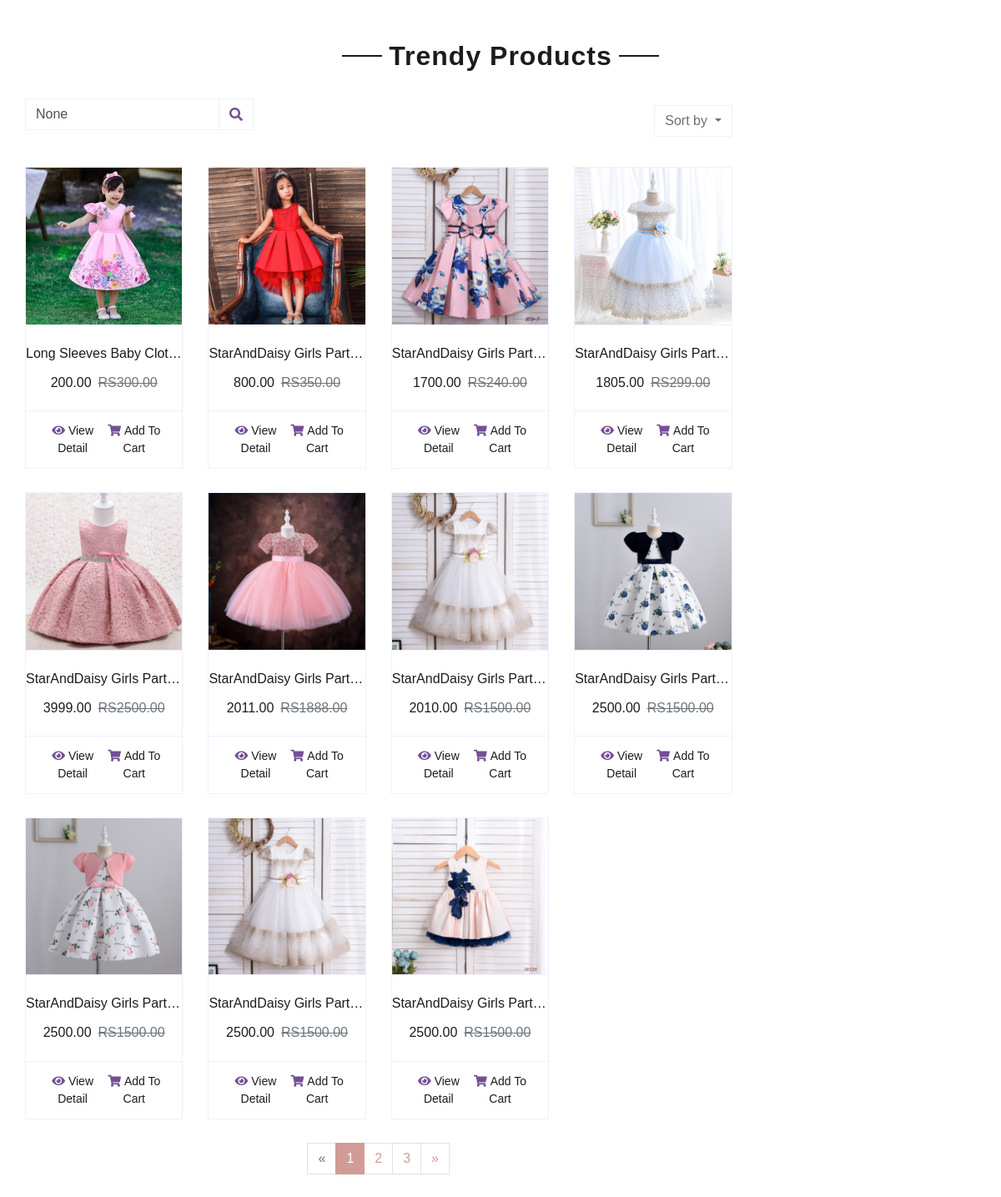
Screenshot of /produtcview/baby/ with the database file from the repository.
### products/models.py (models this page shows, shortened)
class Product(models.Model):
    CATEGORY_CHOICES = [
        ('women', 'Women\'s Wear'),
        ('men', 'Men\'s Wear'),
        ('baby', 'Baby Wear'),
    ]
    name = models.CharField(max_length=255)
    price = models.DecimalField(max_digits=10, decimal_places=2)
    discount_price = models.DecimalField(max_digits=10, decimal_places=2, blank=True, null=True)
    image = models.ImageField(upload_to='products/')
    description = models.TextField(blank=True, null=True)
    category = models.CharField(max_length=50, choices=CATEGORY_CHOICES, null=True, blank=True)
    created_at = models.DateTimeField( default=timezone.now)

### products/views.py (the view)
def productviews(request,category,):
    products = Product.objects.all()
    query = request.GET.get('q')
    if category:
        products = Product.objects.filter(category=category)
    else:
        products = Product.objects.all()  # Display all products if no category selected
    if query:
        products = products.filter(name__icontains='query')
    price_range = request.GET.getlist('price_range')
    if price_range:
        pass
    context = {
        'products': products,
        'query': query
    }
    return render(request,'productview.html', context)

### templates/productview.html (shortened to what this page needs)
{% load static %}
<link href="https://cdnjs.cloudflare.com/ajax/libs/font-awesome/5.10.0/css/all.min.css" rel="stylesheet">
<link href="{% static 'lib/owlcarousel/assets/owl.carousel.min.css' %}" rel="stylesheet">
<link href="{% static 'css/style.css' %}" rel="stylesheet">
<link href="{% static 'css/style.css' %}" rel="stylesheet">
<div class="container-fluid pt-5">
    <div class="text-center mb-4">
        <h2 class="section-title px-5"><span class="px-2">Trendy Products</span></h2>
    </div>
    <div class="col-lg-9 col-md-12">
        <div class="row pb-3">
            <div class="col-12 pb-1">
                <div class="d-flex align-items-center justify-content-between mb-4">
                    <form action="">
                        <div class="input-group">
                            <input type="text" name="q" class="form-control" placeholder="Search by name" value="{{ query }}">
                            <div class="input-group-append">
                                <span class="input-group-text bg-transparent text-primary">
                                    <i class="fa fa-search"></i>
                                </span>
                            </div>
                        </div>
                    </form>
                    <div class="dropdown ml-4">
                        <button class="btn border dropdown-toggle" type="button" id="triggerId" data-toggle="dropdown" aria-haspopup="true"
                                aria-expanded="false">
                                    Sort by
                                </button>
                    </div>
                </div>
            </div>
            {% for product in products %}
            <div class="col-lg-3 col-md-6 col-sm-12 pb-1">
                <div class="card product-item border-0 mb-4" >
                    <div class="card-header product-img position-relative overflow-hidden bg-transparent border p-0">
                        <img class="img-fluid w-110" src="{{ product.image.url }}"  alt="" style="width: 300px; height=200px; object-fit: cover;">
                    </div>
                    <div class="card-body border-left border-right text-center p-0 pt-4 pb-3">
                        <h6 class="text-truncate mb-3">{{ product.name }} -  {{ product.category }} </h6>
                        <div class="d-flex justify-content-center">
                            <h6>{{ product.price }}</h6>
                            {% if product.discount_price %}
                            <h6 class="text-muted ml-2"><del>RS{{ product.discount_price }}</del></h6>
                            {% endif %}
                        </div>
                    </div>
                    <div class="card-footer d-flex justify-content-between bg-light border">
                        <a href="{% url 'productsdetils' pk=product.pk %}" class="btn btn-sm text-dark p-0"><i class="fas fa-eye text-primary mr-1"></i>View Detail</a>
                        <a href="" class="btn btn-sm text-dark p-0"><i class="fas fa-shopping-cart text-primary mr-1"></i>Add To Cart</a>
                    </div>
                </div>
            </div>
            {% endfor %}
            <div class="col-12 pb-1">
                <nav aria-label="Page navigation">
                  <ul class="pagination justify-content-center mb-3">
                    <li class="page-item disabled">
                      <a class="page-link" href="#" aria-label="Previous">
                        <span aria-hidden="true">&laquo;</span>
                      </a>
                    </li>
                    <li class="page-item active"><a class="page-link" href="?page=1">1</a></li>
                    <li class="page-item"><a class="page-link" href="?page=2">2</a></li>
                    <li class="page-item"><a class="page-link" href="?page=3">3</a></li>
                    <li class="page-item">
                      <a class="page-link" href="#" aria-label="Next">
                        <span aria-hidden="true">&raquo;</span>
                      </a>
                    </li>
                  </ul>
                </nav>
            </div>
        </div>
    </div>
</div>

### rows the page displays
Product: image (picture), name "Long Sleeves Baby Clot…", price "200.00", discount_price "300.00"
Product: image (picture), name "StarAndDaisy Girls Part…", price "800.00", discount_price "350.00"
Product: image (picture), name "StarAndDaisy Girls Part…", price "1700.00", discount_price "240.00"
Product: image (picture), name "StarAndDaisy Girls Part…", price "1805.00", discount_price "299.00"
Product: image (picture), name "StarAndDaisy Girls Part…", price "3999.00", discount_price "2500.00"
Product: image (picture), name "StarAndDaisy Girls Part…", price "2011.00", discount_price "1888.00"
Product: image (picture), name "StarAndDaisy Girls Part…", price "2010.00", discount_price "1500.00"
Product: image (picture), name "StarAndDaisy Girls Part…", price "2500.00", discount_price "1500.00"
Product: image (picture), name "StarAndDaisy Girls Part…", price "2500.00", discount_price "1500.00"
Product: image (picture), name "StarAndDaisy Girls Part…", price "2500.00", discount_price "1500.00"
Product: image (picture), name "StarAndDaisy Girls Part…", price "2500.00", discount_price "1500.00"
